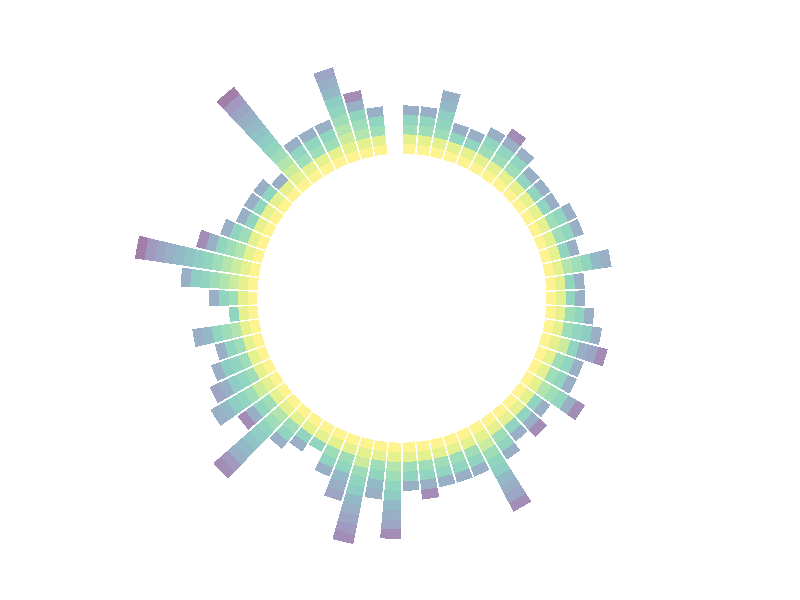
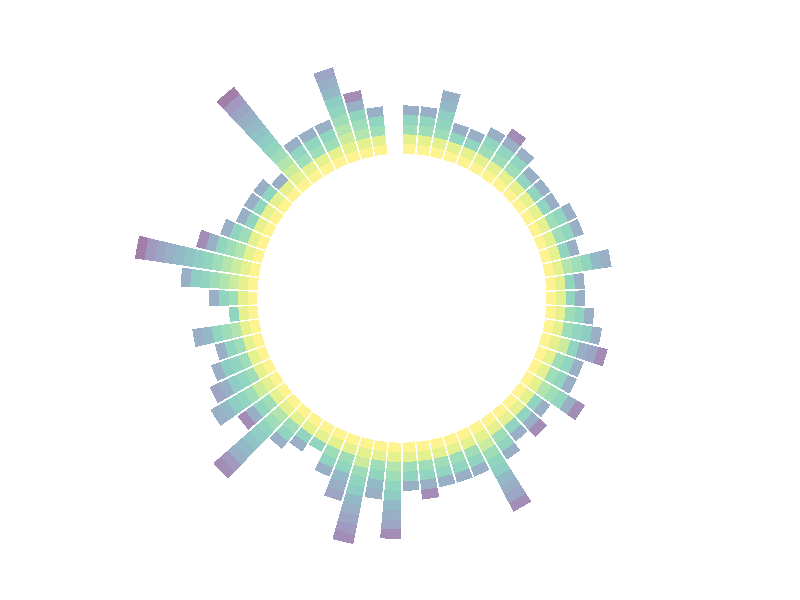

Reproduce these figures in R, in order.
library(tidyverse)
library(viridis)

# import data
data <- read.table("Phytomni-Multiomics-for_plot.txt", header = TRUE, sep = "\t")
# omics_level <- colnames(data)[-c(1,2)]
omics_level <- rev(colnames(data)[-c(1,2)])
species_level <- data$Species
data <- data %>% gather(key = "observation", value="value", -c(1,2))
data$observation <- factor(data$observation, levels = omics_level)
data$Species <- factor(data$Species, levels = species_level)
# Add empty space at the end of each group
empty_bar <- 2
nObsType <- nlevels(as.factor(data$observation))
to_add <- data.frame( matrix(NA, empty_bar*nlevels(data$group)*nObsType, ncol(data)) )
colnames(to_add) <- colnames(data)
to_add$group <- rep(levels(data$group), each=empty_bar*nObsType )
data <- rbind(data, to_add)
data <- data %>% arrange(Group, Species)
data$id <- rep( seq(1, nrow(data)/nObsType) , each=nObsType)

#Get label names and y-axis positions
label_data <- data %>% group_by(id, Species) %>% summarize(tot=sum(value))
number_of_bar <- nrow(label_data)
angle <- 90 - 360 * (label_data$id-0.5) /number_of_bar     # I substract 0.5 because the letter must have the angle of the center of the bars. Not extreme right(1) or extreme left (0)
label_data$hjust <- ifelse( angle < -90, 1, 0)
label_data$angle <- ifelse(angle < -90, angle+180, angle)

# Prepare a data frame for baseline
# base_data <- data %>%
#   group_by(Group) %>%
#   summarize(start=min(id), end=max(id) - empty_bar) %>%
#   rowwise() %>%
#   mutate(title=mean(c(start, end)))
#
# # Prepare a data frame for grid
# grid_data <- base_data
# grid_data$end <- grid_data$end[ c( nrow(grid_data), 1:nrow(grid_data)-1)] + 1
# grid_data$start <- grid_data$start - 1
# grid_data <- grid_data[-1,]

# Plot
p <- ggplot(data) +
  # Add stacked bar chart
  geom_bar(aes(x=as.factor(id), y=value, fill=observation), stat="identity", alpha=0.5) +
  scale_fill_viridis(discrete=TRUE) +

  # Add a val=100/75/50/25 lines.
  # geom_segment(data=grid_data, aes(x = end, y = 0, xend = start, yend = 0), colour = "grey", alpha=1, size=0.3 , inherit.aes = FALSE ) +
  # geom_segment(data=grid_data, aes(x = end, y = 50, xend = start, yend = 50), colour = "grey", alpha=1, size=0.3 , inherit.aes = FALSE ) +
  # geom_segment(data=grid_data, aes(x = end, y = 100, xend = start, yend = 100), colour = "grey", alpha=1, size=0.3 , inherit.aes = FALSE ) +
  # geom_segment(data=grid_data, aes(x = end, y = 150, xend = start, yend = 150), colour = "grey", alpha=1, size=0.3 , inherit.aes = FALSE ) +
  # geom_segment(data=grid_data, aes(x = end, y = 200, xend = start, yend = 200), colour = "grey", alpha=1, size=0.3 , inherit.aes = FALSE ) +
  #
  # Add text showing 100/75/50/25
  # ggplot2::annotate("text", x = rep(max(data$id),5), y = c(0, 50, 100, 150, 200), label = c("0", "50", "100", "150", "200") , color="grey", size=6 , angle=0, fontface="bold", hjust=1) +

  ylim(-15,max(label_data$tot, na.rm=T)) +
  theme_minimal() +
  theme(
    legend.position = "none",
    axis.text = element_blank(),
    axis.title = element_blank(),
    panel.grid = element_blank(),
    plot.margin = unit(rep(-1,4), "cm")
  ) +
  # coord_polar() +
  # geom_text(data=label_data, aes(x=id, y=tot, label=Species, hjust=hjust), color="black", fontface="bold",alpha=0.6, size=5, angle= label_data$angle, inherit.aes = FALSE )
  coord_polar()

# Add a label at the top of each bar
# geom_text(data=label_data, aes(x=id, y=tot+10, label=individual, hjust=hjust), color="black", fontface="bold",alpha=0.6, size=5, angle= label_data$angle, inherit.aes = FALSE ) +

# Add baseline information
# geom_segment(data=base_data, aes(x = start, y = -5, xend = end, yend = -5), colour = "black", alpha=0.8, size=0.6 , inherit.aes = FALSE )  +
# geom_text(data=base_data, aes(x = title, y = -18, label=group), hjust=c(1,1,0,0), colour = "black", alpha=0.8, size=4, fontface="bold", inherit.aes = FALSE)

p
ggsave(p, file="extended_data_fig.5c.png", width=12, height=12)
